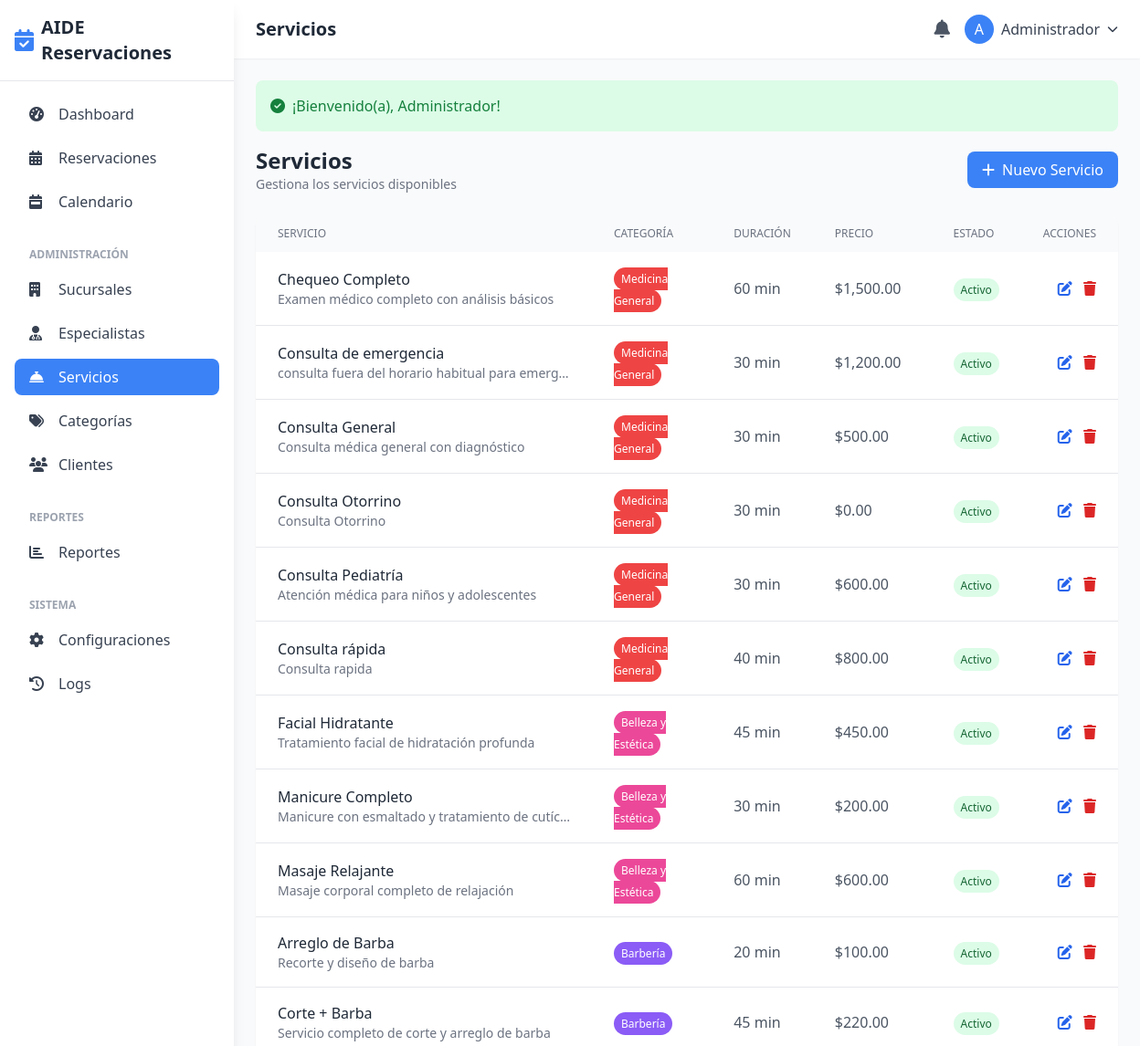
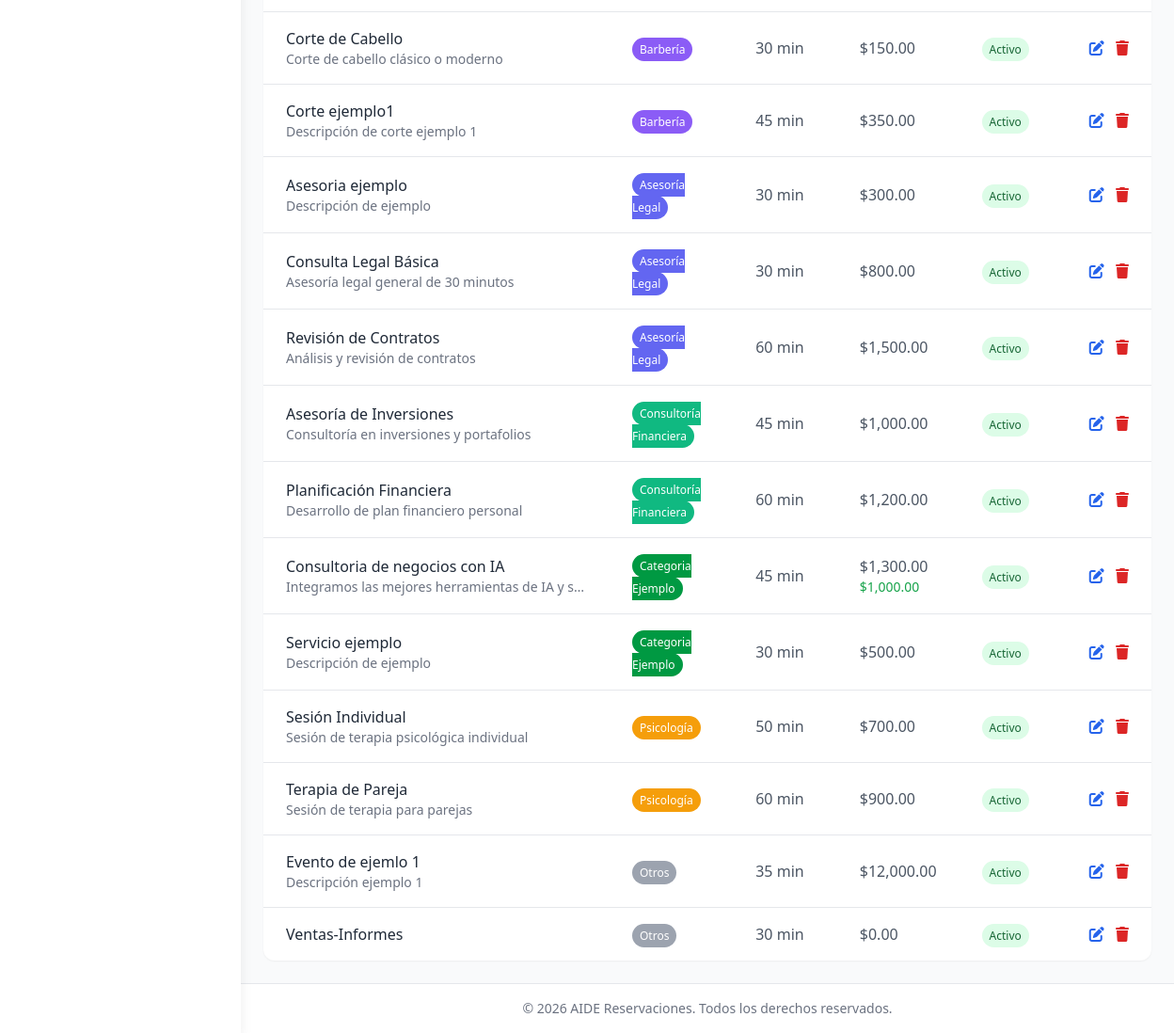
The app's page /servicios (signed in), older data (2 pictures, top to bottom).
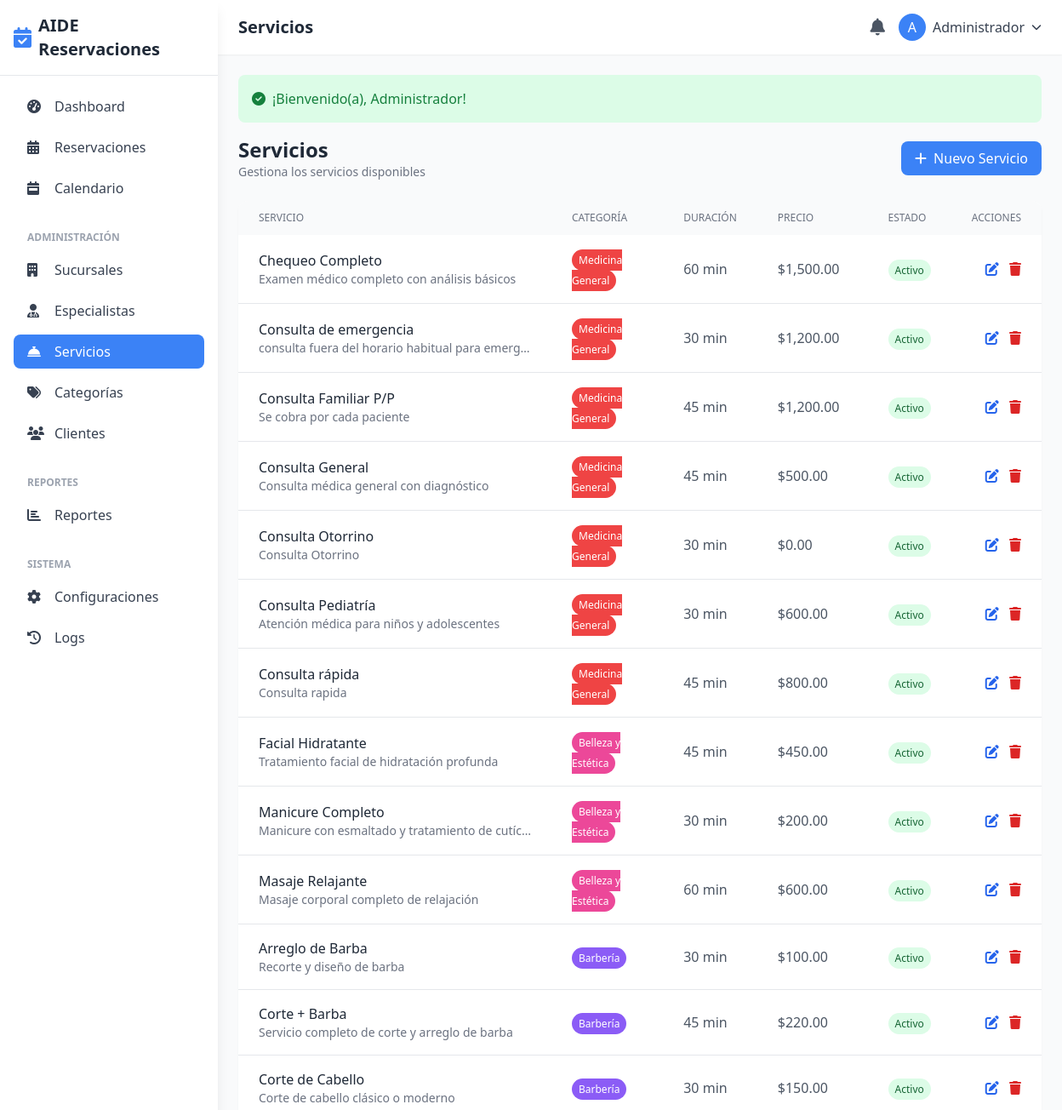
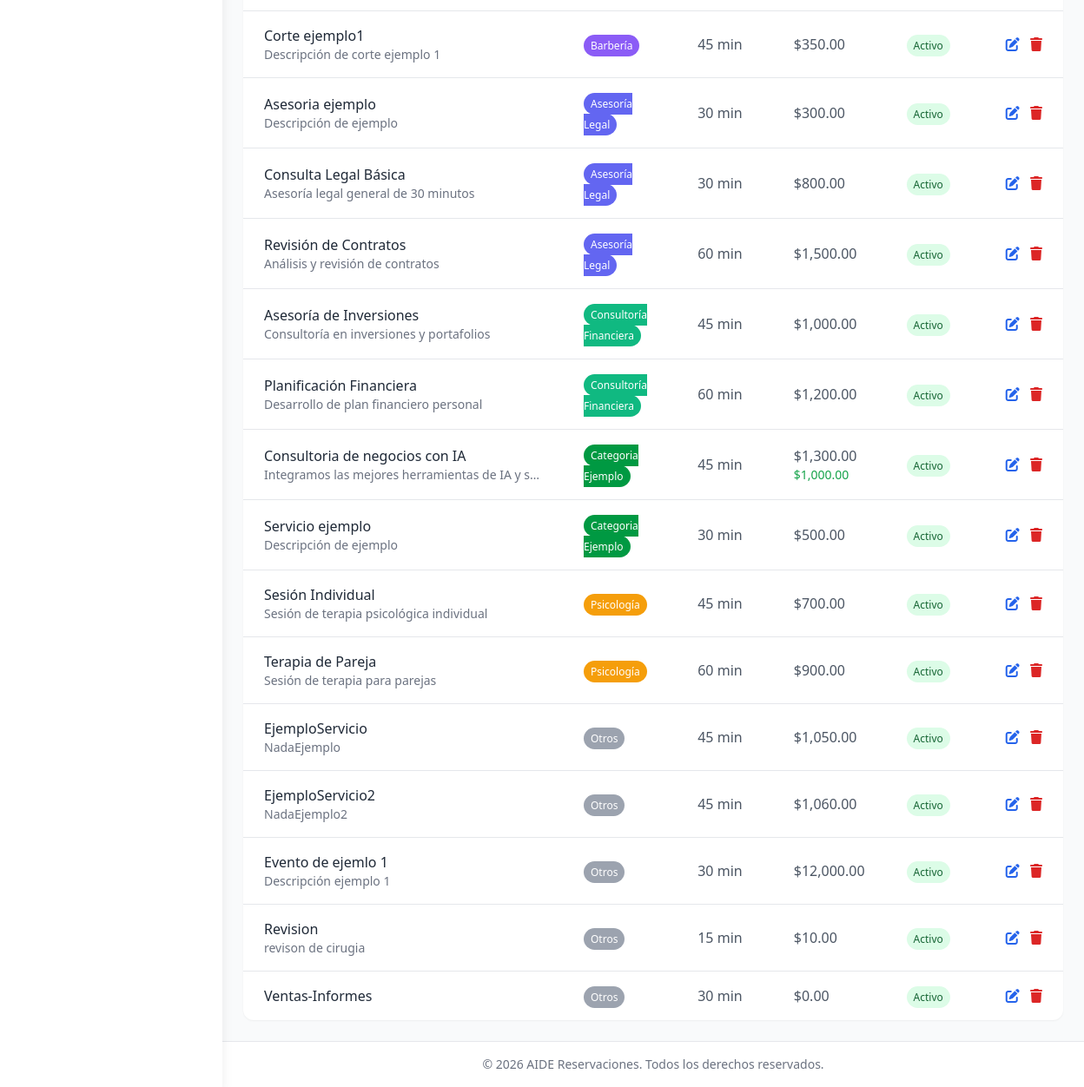
The same page, newer data (2 pictures, top to bottom).
### tables this page shows
CREATE TABLE `servicios` (
  `id` int(11) NOT NULL,
  `categoria_id` int(11) NOT NULL,
  `nombre` varchar(150) NOT NULL,
  `descripcion` text,
  `duracion_minutos` int(11) DEFAULT '30',
  `precio` decimal(10,2) DEFAULT '0.00',
  `precio_oferta` decimal(10,2) DEFAULT NULL,
  `imagen` varchar(255) DEFAULT NULL,
  `activo` tinyint(1) DEFAULT '1',
  `created_at` timestamp NOT NULL DEFAULT CURRENT_TIMESTAMP,
  `updated_at` timestamp NOT NULL DEFAULT CURRENT_TIMESTAMP ON UPDATE CURRENT_TIMESTAMP
);

CREATE TABLE `categorias_servicios` (
  `id` int(11) NOT NULL,
  `nombre` varchar(100) NOT NULL,
  `descripcion` text,
  `icono` varchar(50) DEFAULT 'fas fa-concierge-bell',
  `color` varchar(20) DEFAULT '#3B82F6',
  `orden` int(11) DEFAULT '0',
  `activo` tinyint(1) DEFAULT '1',
  `created_at` timestamp NOT NULL DEFAULT CURRENT_TIMESTAMP,
  `updated_at` timestamp NOT NULL DEFAULT CURRENT_TIMESTAMP ON UPDATE CURRENT_TIMESTAMP
);

### app/controllers/ServiceController.php (called while the page is built, shortened)
<?php
require_once __DIR__ . '/BaseController.php';
class ServiceController extends BaseController {
    public function index() {
        $services = $this->db->fetchAll(
            "SELECT s.*, c.nombre as categoria_nombre, c.color as categoria_color
             FROM servicios s
             JOIN categorias_servicios c ON s.categoria_id = c.id
             ORDER BY c.orden, s.nombre"
        );
        $this->render('services/index', [
            'title' => 'Servicios',
            'services' => $services
        ]);
    }
}

### config/database.php (called while the page is built, shortened)
<?php
class Database {
    private static $instance = null;
    private $connection;
    private function __construct() {
        try {
            $dsn = "mysql:host=" . DB_HOST . ";dbname=" . DB_NAME . ";charset=" . DB_CHARSET;
            $options = [
                PDO::ATTR_ERRMODE => PDO::ERRMODE_EXCEPTION,
                PDO::ATTR_DEFAULT_FETCH_MODE => PDO::FETCH_ASSOC,
                PDO::ATTR_EMULATE_PREPARES => false,
            ];
            $this->connection = new PDO($dsn, DB_USER, DB_PASS, $options);
            $this->connection->exec("SET NAMES utf8mb4");
            $this->connection->exec("SET CHARACTER SET utf8mb4");
        } catch (PDOException $e) {
            die("Error de conexión a la base de datos: " . $e->getMessage());
        }
    }
    public static function getInstance() {
        if (self::$instance === null) {
            self::$instance = new self();
        }
        return self::$instance;
    }
    public function query($sql, $params = []) {
        $stmt = $this->connection->prepare($sql);
        $stmt->execute($params);
        return $stmt;
    }
    public function fetchAll($sql, $params = []) {
        return $this->query($sql, $params)->fetchAll();
    }
}

### helpers/functions.php (called while the page is built, shortened)
<?php
function url($path = '') {
    return BASE_URL . '/' . ltrim($path, '/');
}
function e($text) {
    return htmlspecialchars($text ?? '', ENT_QUOTES, 'UTF-8');
}
function formatMoney($amount) {
    return '$' . number_format($amount, 2);
}

### app/views/services/index.php (the view, shortened to what the changed rows need)
<div class="flex justify-between items-center mb-6">
    <div>
        <h2 class="text-2xl font-bold text-gray-800">Servicios</h2>
    </div>
</div>
<div class="bg-white rounded-xl shadow-sm overflow-hidden">
    <table class="w-full">
        <thead class="bg-gray-50">
            <tr>
                <th class="px-6 py-3 text-left text-xs font-medium text-gray-500 uppercase">Servicio</th>
                <th class="px-6 py-3 text-left text-xs font-medium text-gray-500 uppercase">Categor&iacute;a</th>
                <th class="px-6 py-3 text-left text-xs font-medium text-gray-500 uppercase">Duraci&oacute;n</th>
                <th class="px-6 py-3 text-left text-xs font-medium text-gray-500 uppercase">Precio</th>
                <th class="px-6 py-3 text-left text-xs font-medium text-gray-500 uppercase">Estado</th>
                <th class="px-6 py-3 text-right text-xs font-medium text-gray-500 uppercase">Acciones</th>
            </tr>
        </thead>
        <tbody class="divide-y divide-gray-200">
            <?php foreach ($services as $service): ?>
            <tr class="hover:bg-gray-50">
                <td class="px-6 py-4">
                    <div>
                        <p class="font-medium text-gray-800"><?= e($service['nombre']) ?></p>
                        <?php if ($service['descripcion']): ?>
                        <p class="text-sm text-gray-500 truncate max-w-xs"><?= e($service['descripcion']) ?></p>
                        <?php endif; ?>
                    </div>
                </td>
                <td class="px-6 py-4">
                    <span class="px-2 py-1 text-xs rounded-full text-white" style="background-color: <?= e($service['categoria_color']) ?>">
                        <?= e($service['categoria_nombre']) ?>
                    </span>
                </td>
                <td class="px-6 py-4 text-gray-600">
                    <?= $service['duracion_minutos'] ?> min
                </td>
                <td class="px-6 py-4 text-gray-600">
                    <?= formatMoney($service['precio']) ?>
                    <?php if ($service['precio_oferta']): ?>
                    <span class="text-green-600 text-sm block"><?= formatMoney($service['precio_oferta']) ?></span>
                    <?php endif; ?>
                </td>
                <td class="px-6 py-4">
                    <span class="px-2 py-1 text-xs rounded-full <?= $service['activo'] ? 'bg-green-100 text-green-800' : 'bg-red-100 text-red-800' ?>">
                        <?= $service['activo'] ? 'Activo' : 'Inactivo' ?>
                    </span>
                </td>
                <td class="px-6 py-4 text-right space-x-2">
                    <a href="<?= url('/servicios/editar?id=' . $service['id']) ?>" class="text-blue-600 hover:text-blue-800">
                        <i class="fas fa-edit"></i>
                    </a>
                    <a href="<?= url('/servicios/eliminar?id=' . $service['id']) ?>"
                       class="text-red-600 hover:text-red-800"
                       onclick="return confirm('¿Está seguro de eliminar este servicio?')">
                        <i class="fas fa-trash"></i>
                    </a>
                </td>
            </tr>
            <?php endforeach; ?>
        </tbody>
    </table>
</div>

Row changes from the older to the newer data that the page shows:
added servicios: nombre "Consulta Familiar P/P", descripcion "Se cobra por cada paciente", categoria.nombre "Medicina General", duracion_minutos "45", precio "$1,200.00", activo "Activo"
changed servicios "Consulta General": duracion_minutos "30" → "45"
changed servicios "Consulta rápida": duracion_minutos "40" → "45"
changed servicios "Arreglo de Barba": duracion_minutos "20" → "30"
changed servicios "Sesión Individual": duracion_minutos "50" → "45"
added servicios: nombre "EjemploServicio", descripcion "NadaEjemplo", categoria.nombre "Otros", duracion_minutos "45", precio "$1,050.00", activo "Activo"
added servicios: nombre "EjemploServicio2", descripcion "NadaEjemplo2", categoria.nombre "Otros", duracion_minutos "45", precio "$1,060.00", activo "Activo"
changed servicios "Evento de ejemlo 1": duracion_minutos "35" → "30"
added servicios: nombre "Revision", descripcion "revison de cirugia", categoria.nombre "Otros", duracion_minutos "15", precio "$10.00", activo "Activo"
